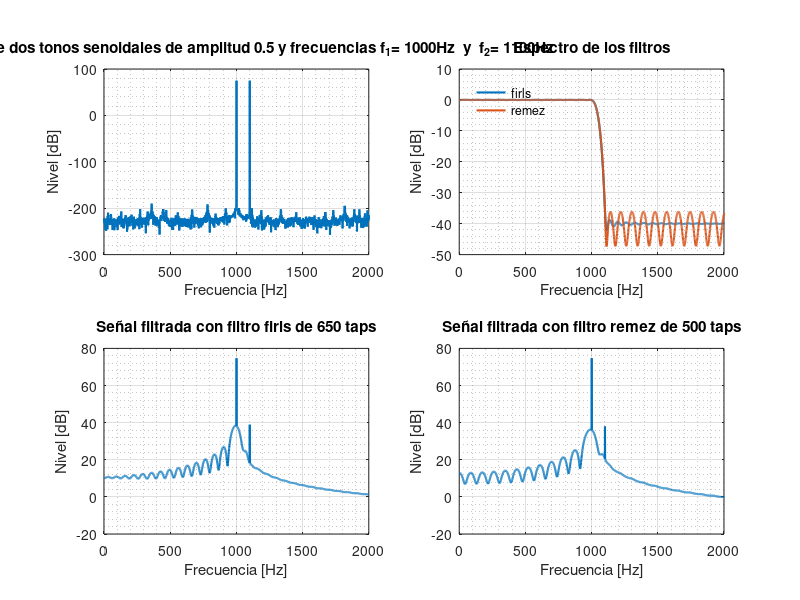

MATLAB code to generate this figure:
% <------- Guia 4 - Ejercicio 6 ----------->

%%%%%%%%%%%
% punto 1 %
%%%%%%%%%%%

clc; % borra la consola
clear all; % borra todas las variables
close all; % cierra las ventanas de imagen
pkg load control; % paquete con 'mag2db'
pkg load signal; % ventanas

a = 0.5; % amplitud
f1 = 1000; % [Hz] tono 1
f2 = 1100; % [Hz] tono 2
fs = 22050; % [Hz] frecuencia de muestreo
ts = 1/fs; % [s] periodo de muestreo
d = 2; % [s] duracion

tonos = (a * sin(2*pi*f1* [0:ts:d-ts] )) + (a * sin(2*pi*f2* [0:ts:d-ts] )); % suma de 2 pulsos senoidales
% el vector contiene los valores temporales de la señal desde 0s hasta casi 2s con un paso de periodo de muestreo

TONOS = fft(tonos, fs);  % calcula la FFT con cantidad de puntos de frecuencia igual a la frec de muestreo
TONOSdb = mag2db( abs( TONOS(1:fs/2) ) ); % convierte a dB el valor absoluto de las muestras de f positiva

figure(1, 'name','Guia 4 ejercicio 6','Units','normalized','Position',[0 0 1 1]); % pantalla completa
subplot(2,2,1);  % subplot (filas, columnas, indice)
plot (TONOSdb, 'linewidth', 1.5); % grafica del espectro
axis([0 2000]); % limites de los ejes
grid on;
grid minor on;
xlabel ('Frecuencia [Hz]'); % etiqueta eje X
ylabel ('Nivel [dB]');  % etiqueta eje y
title ('Espectro de dos tonos senoidales de amplitud 0.5 y frecuencias f_1= 1000Hz  y  f_2= 1100Hz'); % titulo

sound (tonos, fs); % reproduce la señal

%%%%%%%%%%%
% punto 2 %
%%%%%%%%%%%

N_firls = 650; % cantidad de taps para el filtro firls (arbitrario)
N_remez = 500; % cantidad de taps para el filtro remez (arbitrario)
f1d = 2 * f1 / fs; %'^\_se convierte a frecuencias digitales
f2d = 2 * f2 / fs; % _/

F = [0 f1d f2d 1]; % vector de frecuencias para el filtro
A = [1 1 0.01 0.01]; % vector con atenuaciones para el filtro - db2mag(-40) =  0.010000 -> -40dB

h_firls = firls (N_firls, F, A); % filtro firls
h_remez = remez (N_remez, F, A); % filtro remez

ton_firls = conv (tonos, h_firls); % señal filrada con firls
ton_remez = conv (tonos, h_remez); % señal filrada con remez

H_firls = fft(h_firls, fs);  % calcula la FFT con cantidad de puntos de frecuencia igual a la frec de muestreo
H_firls_db = mag2db( abs( H_firls(1:fs/2) ) ); % convierte a dB el valor absoluto de las muestras de f positiva
H_remez = fft(h_remez, fs);
H_remez_db = mag2db( abs( H_remez(1:fs/2) ) );
TON_firls = fft(ton_firls, fs);
TON_firls_db = mag2db( abs( TON_firls(1:fs/2) ) );
TON_remez = fft(ton_remez, fs);
TON_remez_db = mag2db( abs( TON_remez(1:fs/2) ) );

subplot(2,2,2);  % subplot (filas, columnas, indice)
plot (H_firls_db, 'linewidth', 1.5); % grafica del espectro
hold on;
plot (H_remez_db, 'linewidth', 1.5); % grafica del espectro
axis([0 2000]); % limites de los ejes
grid on;
grid minor on;
xlabel ('Frecuencia [Hz]'); % etiqueta eje X
ylabel ('Nivel [dB]');  % etiqueta eje y
title (['Espectro de los filtros']); % titulo
legend({'firls', 'remez'}, 'location', 'northwest');
legend('boxoff');


subplot(2,2,3);  % subplot (filas, columnas, indice)
plot (TON_firls_db, 'linewidth', 1.5); % grafica del espectro
axis([0 2000]); % limites de los ejes
grid on;
grid minor on;
xlabel ('Frecuencia [Hz]'); % etiqueta eje X
ylabel ('Nivel [dB]');  % etiqueta eje y
title (['Señal filtrada con filtro firls de ', num2str(N_firls), ' taps']); % titulo
subplot(2,2,4);  % subplot (filas, columnas, indice)
plot (TON_remez_db, 'linewidth', 1.5); % grafica del espectro
axis([0 2000]); % limites de los ejes
grid on;
grid minor on;
xlabel ('Frecuencia [Hz]'); % etiqueta eje X
ylabel ('Nivel [dB]');  % etiqueta eje y
title (['Señal filtrada con filtro remez de ', num2str(N_remez), ' taps']); % titulo

sound (ton_firls, fs); % reproduce la señal con filtro firls
sound (ton_remez, fs); % reproduce la señal con filtro remez

